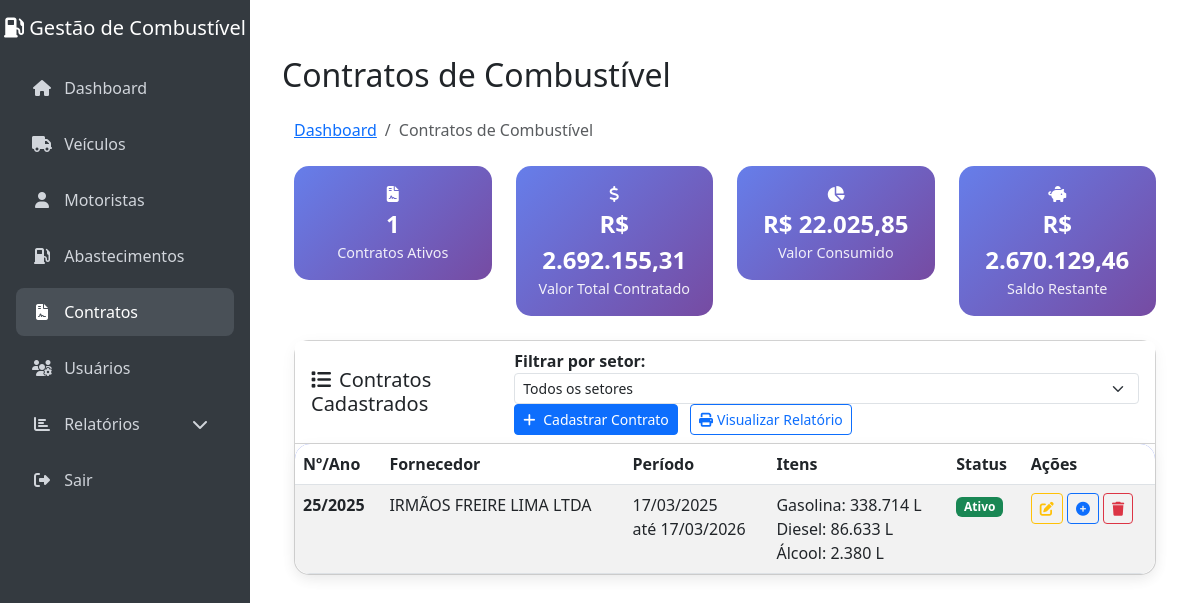
The app's page /contratos-combustivel (signed in) with its own data.
### database.py (models this page shows, shortened)
class ContratoCombustivel(db.Model):
    __tablename__ = 'contrato_combustivel'
    id = db.Column(db.Integer, primary_key=True)
    numero_contrato = db.Column(db.String(50), nullable=False)
    ano_contrato = db.Column(db.Integer, nullable=False)
    data_inicio_contrato = db.Column(db.Date, nullable=False)
    data_fim_contrato = db.Column(db.Date, nullable=False)
    fornecedor = db.Column(db.String(100), nullable=False)
    observacoes = db.Column(db.Text, nullable=True)
    setor = db.Column(db.String(100), nullable=True)  # Setor/departamento do contrato
    ativo = db.Column(db.Boolean, default=True, nullable=False)
    data_criacao = db.Column(db.DateTime, default=datetime.utcnow, nullable=False)
    itens = db.relationship('ContratoCombustivelItem', back_populates='contrato', cascade='all, delete-orphan')

class ContratoCombustivelItem(db.Model):
    __tablename__ = 'contrato_combustivel_item'
    id = db.Column(db.Integer, primary_key=True)
    contrato_id = db.Column(db.Integer, db.ForeignKey('contrato_combustivel.id'), nullable=False)
    tipo_combustivel = db.Column(db.String(50), nullable=False)
    quantidade = db.Column(db.Float, nullable=False)  # em litros
    valor_total = db.Column(db.Float, nullable=False)  # valor total do item
    valor_por_litro = db.Column(db.Float, nullable=False)
    contrato = db.relationship('ContratoCombustivel', back_populates='itens')

### app.py (the view, shortened to what this page needs)
@app.route("/contratos-combustivel", methods=["GET", "POST"])
def contratos_combustivel():
    if "usuario" not in session:
        return redirect(url_for("login"))
    usuario_tipo = session.get("usuario_tipo")
    usuario_setor = session.get("usuario_setor")
    setor_filtro = request.args.get('setor')
    query = ContratoCombustivel.query.filter_by(ativo=True)
    if usuario_tipo != "admin" and usuario_setor:
        query = query.filter(ContratoCombustivel.setor == usuario_setor)
    elif usuario_tipo == "admin" and setor_filtro:
        query = query.filter(ContratoCombustivel.setor == setor_filtro)
    contratos = query.order_by(desc(ContratoCombustivel.data_criacao)).all()
    dados_relatorio = []
    total_contratos_ativos = len(contratos)
    total_valor_contratado = 0
    total_valor_consumido = 0
    total_valor_restante = 0
    for contrato in contratos:
        for item in contrato.itens:
            quantidade_contratada = item.quantidade
            valor_total_contratado = item.valor_total
            inicio_contrato = datetime.combine(contrato.data_inicio_contrato, datetime.min.time())
            fim_contrato = datetime.combine(contrato.data_fim_contrato, datetime.max.time())
            if usuario_tipo != "admin" and usuario_setor:
                abastecimentos_tipo = Abastecimento.query.join(Veiculo).filter(
                    Veiculo.combustivel == item.tipo_combustivel,
                    Veiculo.tipo == usuario_setor,
                    Abastecimento.data >= inicio_contrato,
                    Abastecimento.data <= fim_contrato
                ).all()
                abastecimentos_contrato = Abastecimento.query.join(Veiculo).filter(
                    Abastecimento.contrato_id == contrato.id,
                    Veiculo.tipo == usuario_setor,
                    Abastecimento.data >= inicio_contrato,
                    Abastecimento.data <= fim_contrato
                ).all()
            else:
                abastecimentos_tipo = Abastecimento.query.join(Veiculo).filter(
                    Veiculo.combustivel == item.tipo_combustivel,
                    Abastecimento.data >= inicio_contrato,
                    Abastecimento.data <= fim_contrato
                ).all()
                abastecimentos_contrato = Abastecimento.query.filter(
                    Abastecimento.contrato_id == contrato.id,
                    Abastecimento.data >= inicio_contrato,
                    Abastecimento.data <= fim_contrato
                ).all()
            todos_abastecimentos = list(set(abastecimentos_tipo + abastecimentos_contrato))
            quantidade_consumida = sum(a.litros for a in todos_abastecimentos)
            valor_usado = sum(a.valor_total for a in todos_abastecimentos)
            quantidade_restante = max(0, quantidade_contratada - quantidade_consumida)
            valor_restante = max(0, valor_total_contratado - valor_usado)
            percentual_consumido = (quantidade_consumida / quantidade_contratada * 100) if quantidade_contratada > 0 else 0
            dados_relatorio.append({
                'tipo_combustivel': item.tipo_combustivel,
                'fornecedor': contrato.fornecedor,
                'numero_contrato': contrato.numero_contrato,
                'ano_contrato': contrato.ano_contrato,
                'data_inicio_contrato': contrato.data_inicio_contrato,
                'data_fim_contrato': contrato.data_fim_contrato,
                'quantidade_contratada': quantidade_contratada,
                'valor_total': valor_total_contratado,
                'valor_por_litro': item.valor_por_litro,
                'quantidade_consumida': quantidade_consumida,
                'valor_usado': valor_usado,
                'quantidade_restante': quantidade_restante,
                'valor_restante': valor_restante,
                'percentual_consumido': percentual_consumido
            })
            total_valor_contratado += valor_total_contratado
            total_valor_consumido += valor_usado
            total_valor_restante += valor_restante
    hoje = date.today()
    agora = datetime.now()  # Definido aqui para uso no template
    setores = []
    if session.get("usuario_tipo") == "admin":
        setores = [s[0] for s in db.session.query(User.setor).filter(User.setor != None).distinct().order_by(User.setor).all() if s[0]]
    return render_template(
        "contratos_combustivel.html",
        dados=dados_relatorio,
        total_contratos=total_contratos_ativos,
        total_valor_contratado=total_valor_contratado,
        total_valor_consumido=total_valor_consumido,
        total_valor_restante=total_valor_restante,
        items=contratos,
        tipos_combustivel=TIPOS_COMBUSTIVEL,
        hoje=hoje,
        agora=agora,
        setores=setores
    )

### app.py (called while the page is built)
@app.template_filter('currency')
def currency_filter(value):
    if value is None or value == "":
        return "R$ 0,00"
    try:
        formatted = f"{float(value):,.2f}"
        return f"R$ {formatted.replace(',', 'X').replace('.', ',').replace('X', '.')}"
    except (ValueError, TypeError, AttributeError):
        return "R$ 0,00"

@app.template_filter('number')
def number_filter(value, decimals=0):
    if value is None or value == "":
        value = 0
    try:
        value = float(value)
        if decimals == 0:
            value = int(round(value))
            return f"{value:,}".replace(",", "X").replace(".", ",").replace("X", ".")
        else:
            formatted = f"{value:,.{decimals}f}"
            return formatted.replace(",", "X").replace(".", ",").replace("X", ".")
    except:
        return "0"

### templates/contratos_combustivel.html (shortened to what this page needs)
{% extends "base.html" %}
{% block page_title %}Contratos de Combustível{% endblock %}
{% block head_extra %}
  <link href="https://cdn.jsdelivr.net/npm/bootstrap@5.3.0/dist/css/bootstrap.min.css" rel="stylesheet">
  <link rel="stylesheet" href="https://cdnjs.cloudflare.com/ajax/libs/font-awesome/6.5.0/css/all.min.css">
{% endblock %}
{% block content %}
<div class="container-fluid">
  <nav aria-label="breadcrumb" class="mb-4">
    <ol class="breadcrumb">
      <li class="breadcrumb-item"><a href="{{ url_for('dashboard') }}">Dashboard</a></li>
      <li class="breadcrumb-item active" aria-current="page">Contratos de Combustível</li>
    </ol>
  </nav>
  <div class="row mb-4">
    <div class="col-md-3">
      <div class="card card-stat text-center">
        <div class="card-body">
          <i class="fas fa-file-contract"></i>
          <div class="stat-value">{{ total_contratos }}</div>
          <div class="stat-label">Contratos Ativos</div>
        </div>
      </div>
    </div>
    <div class="col-md-3">
      <div class="card card-stat text-center">
        <div class="card-body">
          <i class="fas fa-dollar-sign"></i>
          <div class="stat-value">{{ total_valor_contratado | currency }}</div>
          <div class="stat-label">Valor Total Contratado</div>
        </div>
      </div>
    </div>
    <div class="col-md-3">
      <div class="card card-stat text-center">
        <div class="card-body">
          <i class="fas fa-chart-pie"></i>
          <div class="stat-value">{{ total_valor_consumido | currency }}</div>
          <div class="stat-label">Valor Consumido</div>
        </div>
      </div>
    </div>
    <div class="col-md-3">
      <div class="card card-stat text-center">
        <div class="card-body">
          <i class="fas fa-piggy-bank"></i>
          <div class="stat-value">{{ total_valor_restante | currency }}</div>
          <div class="stat-label">Saldo Restante</div>
        </div>
      </div>
    </div>
  </div>
  <div class="card card-custom">
    <div class="card-header bg-white d-flex justify-content-between align-items-center">
      <h5 class="mb-0"><i class="fas fa-list me-2"></i>Contratos Cadastrados</h5>
      <div>
        {% if session['usuario_tipo'] == 'admin' and setores %}
        <form method="get" class="d-inline me-3">
          <label for="setor" class="form-label me-2 mb-0">Filtrar por setor:</label>
          <select name="setor" id="setor" class="form-select form-select-sm d-inline" onchange="this.form.submit()">
            <option value="">Todos os setores</option>
          </select>
        </form>
        {% endif %}
        <button class="btn btn-sm btn-primary me-2" data-bs-toggle="modal" data-bs-target="#modalCadastrarContrato">
          <i class="fas fa-plus me-1"></i> Cadastrar Contrato
        </button>
        <a href="{{ url_for('relatorio_contratos') }}" class="btn btn-outline-primary btn-sm">
          <i class="fas fa-print me-1"></i>Visualizar Relatório
        </a>
      </div>
    </div>
    <div class="card-body p-0">
      {% if items %}
        <div class="table-responsive table-responsive-custom">
          <table class="table table-striped table-hover mb-0 table-custom">
            <thead>
              <tr>
                <th>Nº/Ano</th>
                <th>Fornecedor</th>
                <th>Período</th>
                <th>Itens</th>
                <th>Status</th>
                <th>Ações</th>
              </tr>
            </thead>
            <tbody>
              {% for contrato in items %}
              <tr>
                <td><strong>{{ contrato.numero_contrato }}/{{ contrato.ano_contrato }}</strong></td>
                <td>{{ contrato.fornecedor }}</td>
                <td>
                  {{ contrato.data_inicio_contrato.strftime('%d/%m/%Y') }}<br>
                  até {{ contrato.data_fim_contrato.strftime('%d/%m/%Y') }}
                </td>
                <td>
                  {% for item in contrato.itens %}
                  <div>{{ item.tipo_combustivel }}: {{ item.quantidade | number(0) }} L</div>
                  {% endfor %}
                </td>
                <td>
                  {% if contrato.ativo %}
                    <span class="badge bg-success">Ativo</span>
                  {% else %}
                    <span class="badge bg-secondary">Inativo</span>
                  {% endif %}
                </td>
                <td>
                  <a href="{{ url_for('editar_contrato_combustivel', contrato_id=contrato.id) }}" class="btn btn-sm btn-outline-warning" title="Editar contrato">
                    <i class="fas fa-edit"></i>
                  </a>
                  <a href="{{ url_for('listar_aditivos', contrato_id=contrato.id) }}" class="btn btn-sm btn-outline-primary" title="Aditivos do contrato">
                    <i class="fas fa-plus-circle"></i>
                  </a>
                  <form method="POST" action="{{ url_for('excluir_contrato_combustivel', contrato_id=contrato.id) }}" style="display: inline;">
                    <button type="submit" class="btn btn-sm btn-outline-danger" onclick="return confirm('Tem certeza que deseja desativar este contrato?')" title="Desativar contrato">
                      <i class="fas fa-trash"></i>
                    </button>
                  </form>
                </td>
              </tr>
              {% endfor %}
            </tbody>
          </table>
        </div>
      {% else %}
        <div class="text-center py-5">
          <h5>Nenhum contrato cadastrado.</h5>
        </div>
      {% endif %}
    </div>
  </div>
</div>
{% endblock %}

### templates/base.html (style rules this page uses)
body { background-color: #f8f9fa; }

### templates/contratos_combustivel.html (style rules this page uses)
.card-custom { border-radius: 15px; box-shadow: 0 4px 15px rgba(0, 0, 0, 0.05); margin-bottom: 2rem; }
.table-responsive-custom { border-radius: 15px; overflow: hidden; box-shadow: 0 4px 15px rgba(0, 0, 0, 0.05); }
.table-custom thead { background-color: #667eea; color: white; }
.card-stat { background: linear-gradient(135deg, #667eea 0%, #764ba2 100%); color: white; border: none; border-radius: 15px; }
.stat-value { font-size: 1.5rem; font-weight: bold; }
.stat-label { font-size: 0.9rem; opacity: 0.9; }
.form-label { font-weight: 600; }

### records on screen
ContratoCombustivel: numero_contrato "25", ano_contrato "2025", fornecedor "IRMÃOS FREIRE LIMA LTDA", data_inicio_contrato "17/03/2025", data_fim_contrato "17/03/2026", ativo "Ativo"
ContratoCombustivelItem: tipo_combustivel "Gasolina", quantidade|number "338.714"
ContratoCombustivelItem: tipo_combustivel "Diesel", quantidade|number "86.633"
ContratoCombustivelItem: tipo_combustivel "Álcool", quantidade|number "2.380"

### other values on screen
{{ total_contratos }} "1"
{{ total_valor_contratado | currency }} "R$ 2.692.155,31"
{{ total_valor_consumido | currency }} "R$ 22.025,85"
{{ total_valor_restante | currency }} "R$ 2.670.129,46"
